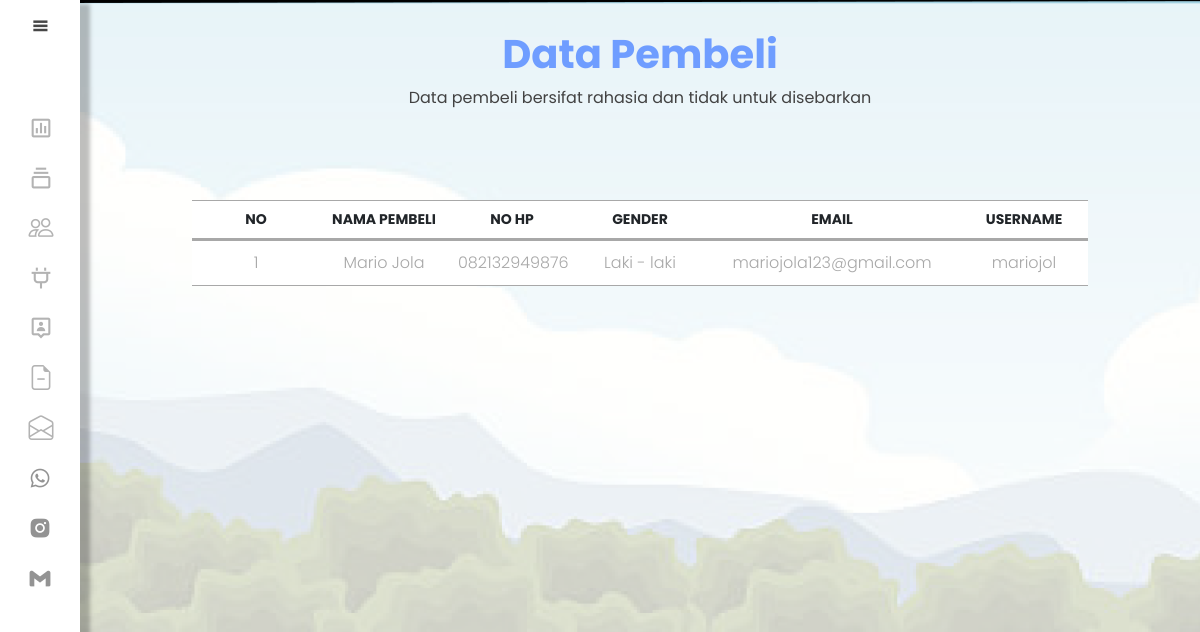
Page /pegawai/data_pembeli.php (signed in) on the earlier database version.
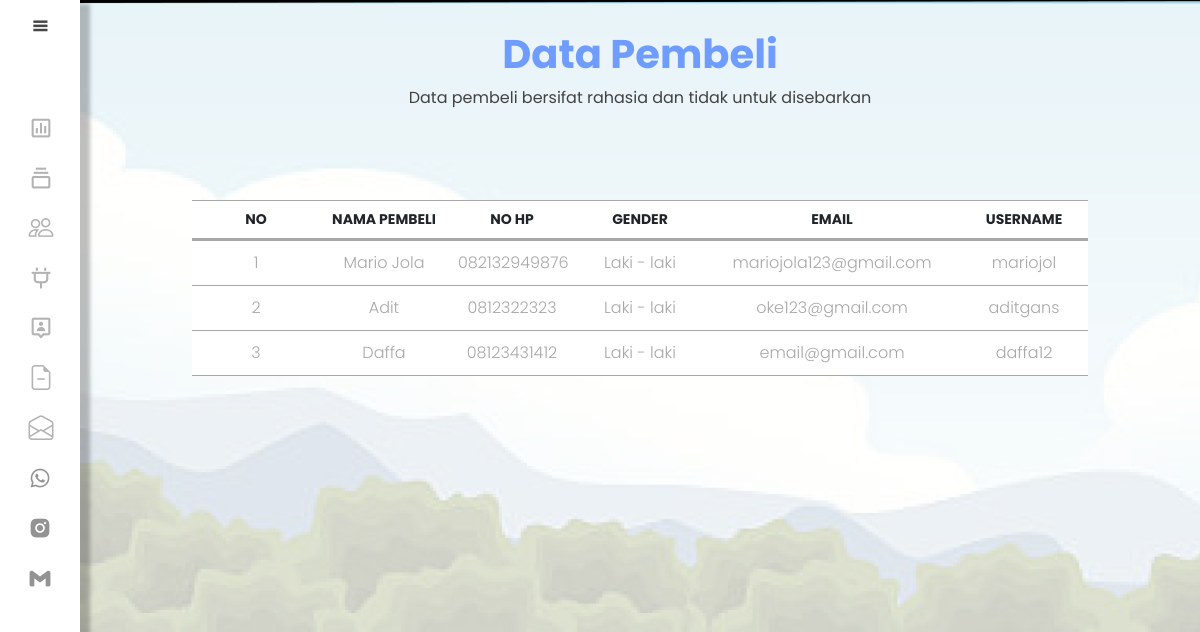
Same page on the later database version.
### tables this page shows
CREATE TABLE `data_user` (
  `id` int(11) NOT NULL,
  `nama` varchar(255) NOT NULL,
  `alamat` varchar(255) NOT NULL,
  `no_hp` char(13) NOT NULL,
  `gender` varchar(15) NOT NULL,
  `email` varchar(255) NOT NULL,
  `username` varchar(255) NOT NULL,
  `password` varchar(255) NOT NULL,
  `level` enum('Admin','Pegawai','Pembeli') NOT NULL
);

### pegawai/data_pembeli.php (the view, shortened to what this page needs)
<!DOCTYPE html>
<html lang="en">
<head>
    <link href="https://cdn.jsdelivr.net/npm/bootstrap@5.1.3/dist/css/bootstrap.min.css" rel="stylesheet">
    <link href='https://unpkg.com/boxicons@2.1.2/css/boxicons.min.css' rel='stylesheet'>
    <link rel="stylesheet" href="https://cdn.jsdelivr.net/npm/bootstrap-icons@1.8.1/font/bootstrap-icons.css">
    <link rel="stylesheet" href="css/produk.css">
</head>
<body>
    <div class="sidebar">
        <div class="logo-content">
            <div class="logo">
            </div>
            <i class='bx bx-menu' id="btn"></i>
        </div>
        <ul class="nav">
        <li>
                <a href="index.php">
                    <i class='bx bx-bar-chart-square'></i>
                </a>
            </li>
            <li>
                <a href="produk.php">
                    <i class='bx bx-collection'></i>
                </a>
            </li>
            <li>
                <a href="data_pembeli.php">
                    <i class="bi bi-people"></i>
                </a>
            </li>
            <li>
                <a href="transaksi.php">
                    <i class='bx bx-plug'></i>
                </a>
            </li>
            <li>
                <a href="profil.php">
                    <i class='bx bx-user-pin'></i>
                </a>
            </li>
            <li>
                <a href="bahanProduk.php">
                    <i class='bi bi-file-earmark-minus'></i>
                </a>
            </li>
            <li>
                <a href="ulasan.php">
                    <i class='bi bi-envelope-open'></i>
                </a>
            </li>
            <div class="sosial-media">
                <i class='sosial bx bxl-gmail' id="gmail"></i>
                <a href="https://www.instagram.com/__deenda/">
                    <i class='sosial bx bxl-instagram-alt' id="instagram"></i>
                </a>
                <a href="http://wa.me/+628813430521">
                    <i class='sosial bx bxl-whatsapp' id="whatsapp"></i>
                </a>
            </div>
        </ul>
    </div>
    <div class="title">
        <h1>Data Pembeli</h1>
        <p>Data pembeli bersifat rahasia dan tidak untuk disebarkan</p>
    </div>
    <div class="home-content">
        <table>
            <thead>
                <tr id="atas">
                    <th>No</th>
                    <th>Nama Pembeli</th>
                    <th>No HP</th>
                    <th>Gender</th>
                    <th colspan="2">Email</th>
                    <th>Username</th>
                </tr>
            </thead>
            <tbody>
                <?php
                require("../link/homepage/koneksi.php");
                $query = "SELECT * FROM data_user WHERE level = 'Pembeli'";
                $result = $conn -> query($query);
                $i = 0;
                while ($row = $result -> fetch_assoc()) :
                    $i++;
                ?>
                <tr id="data">
                    <td><?php echo $i; ?></td>
                    <td><?php echo $row['nama']; ?></td>
                    <td><?php echo $row['no_hp']; ?></td>
                    <td><?php echo $row['gender']; ?></td>
                    <td colspan="2"><?php echo $row['email']; ?></td>
                    <td><?php echo $row['username']; ?></td>
                </tr>
                <?php endwhile ?>
            </tbody>
        </table>
    </div>
</body>
</html>

Differences in the rows shown:
added data_user: nama "Adit", no_hp "0812322323", gender "Laki - laki", email "oke123@gmail.com", username "aditgans"
added data_user: nama "Daffa", no_hp "08123431412", gender "Laki - laki", email "email@gmail.com", username "daffa12"
